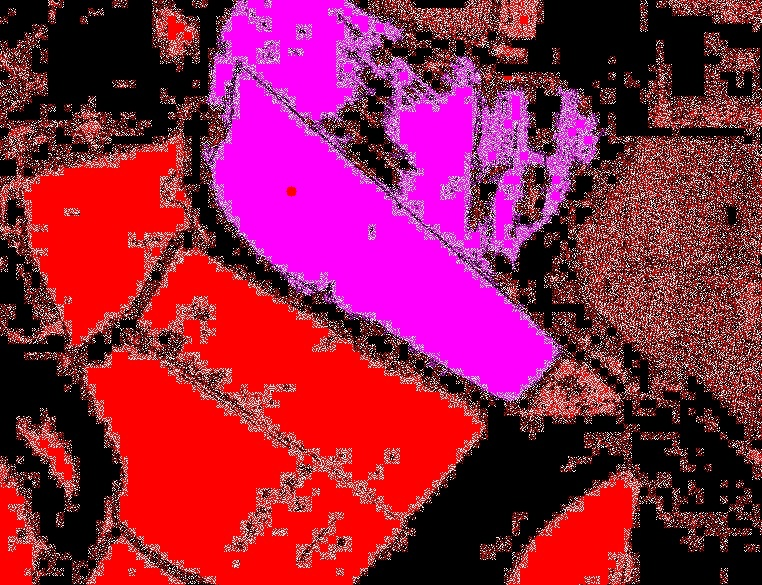
#> input picture images/display_main_shape.jpg, 762 x 585 px
$ python -i step6.py   (imports and definitions only)
#> lines starting #> are read from the running program, lines starting #| are printed output that depends on the picture; after the words box and inside, x2 and y2 are one past the last pixel; in counts of white or black regions, pixels touching at a corner belong together
from flask import request
import cv2
import numpy as np
import json

def process_step6():
    epsilon_factor = float(request.form.get('epsilonFactor', 0.001))
    success, message = smooth_shape_edges('images/step5_main_shape.jpg', epsilon_factor)
    if success:
        return 'success'
    return message


def smooth_shape_edges(image_path, epsilon_factor=0.001):
    """Convert magenta shape to smooth polygon"""
#> called with image_path = '../images/display_main_shape.jpg', epsilon_factor = 0.001
    try:
        # Read the image
        image = cv2.imread(image_path)
#> image is the input picture: shape (585, 762, 3); mean B, G, R 68.6, 31.1, 143.8
        if image is None:
            return False, "Could not read the image"

        # Create mask from magenta area
        magenta_mask = cv2.inRange(
            image,
            np.array([250, 0, 250]),  # lower bound for magenta
            np.array([255, 10, 255])  # upper bound for magenta
        )
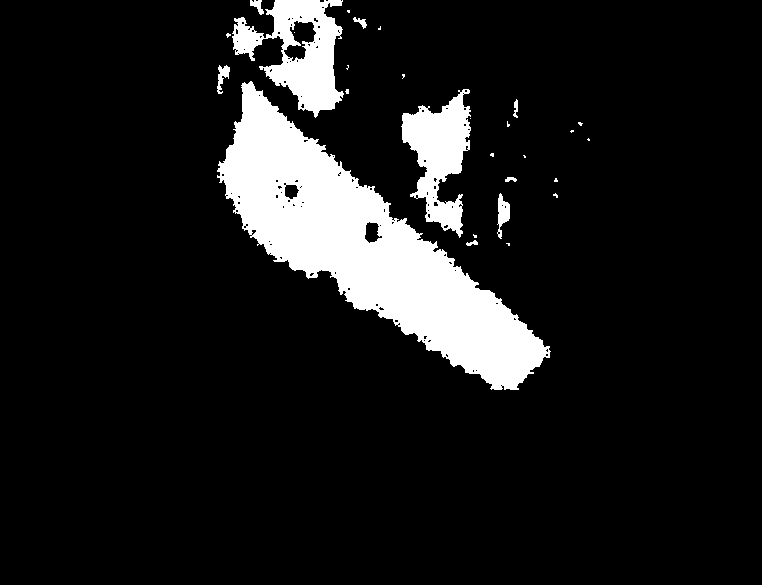
#> magenta_mask: shape (585, 762); 10.6% white; 28 white regions (18 under 20 px)

        # Find contours in the magenta mask
        contours, _ = cv2.findContours(magenta_mask, cv2.RETR_EXTERNAL, cv2.CHAIN_APPROX_SIMPLE)
#> contours = 27 contours, 17 with area under 20; largest, box (x1, y1, x2, y2) and area: (217, 81, 551, 390) 34413, (232, 0, 344, 118) 6730, (401, 89, 471, 238) 5154, (497, 193, 510, 239) 275, (217, 65, 230, 94) 140

        # Get the contour containing the point
        with open('circle_data.json', 'r') as f:
            circle_data = json.load(f)
        point = (circle_data['cX'], circle_data['cY'])

        main_contour = None
        for contour in contours:
            if cv2.pointPolygonTest(contour, point, False) >= 0:
                main_contour = contour
                break

        if main_contour is None:
            return False, "Could not find shape containing the point"

        # Calculate epsilon based on contour perimeter
        perimeter = cv2.arcLength(main_contour, True)
        epsilon = epsilon_factor * perimeter

        # Approximate and smooth the contour
        smoothed_contour = cv2.approxPolyDP(main_contour, epsilon, True)

        # Create output image
        output = np.zeros_like(image)
        output[:] = [255, 255, 255]  # white background

        # Draw original shape in red
        cv2.drawContours(output, [main_contour], -1, (0, 0, 255), -1)

        # Draw smoothed polygon in magenta
        cv2.drawContours(output, [smoothed_contour], -1, (255, 0, 255), -1)

        # Save the smoothed contour for later use
        np.save('smoothed_contour.npy', smoothed_contour)

        # Save the result
        cv2.imwrite('images/step6_smoothed_shape.jpg', output)
        return True, "Shape smoothed successfully"

    except Exception as e:
        return False, f"Error smoothing shape: {str(e)}"

>>> result = smooth_shape_edges('../images/display_main_shape.jpg')
